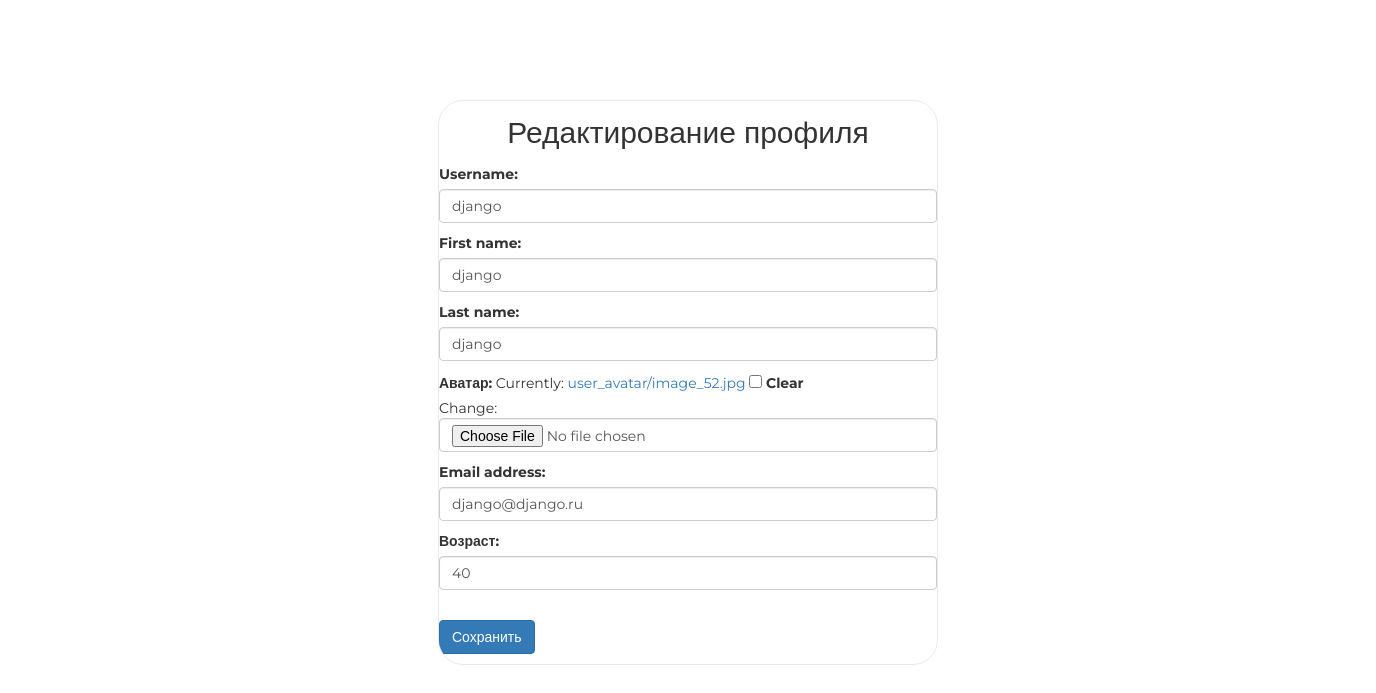
Screenshot of /auth/edit/ (signed in) with the database file from the repository.
### authapp/models.py (models this page shows, shortened)
class ShopUser(AbstractUser):
    avatar = models.ImageField(upload_to='user_avatar', blank=True, verbose_name='Аватар')
    age = models.PositiveSmallIntegerField(verbose_name='Возраст')
    activate_key = models.CharField(max_length=128, verbose_name='Ключ активации', blank=True, null=True)
    activate_key_expired = models.DateTimeField(blank=True, null=True)

### authapp/views.py (the view)
# urls.py: path('edit/', authapp.edit, name='edit'),
def edit(request):
    if request.method == 'POST':
        edit_form = ShopUserEditForm(request.POST, request.FILES, instance=request.user)
        if edit_form.is_valid():
            edit_form.save()
            return HttpResponseRedirect(reverse('auth:edit'))
    else:
        edit_form = ShopUserEditForm(instance=request.user)
    context = {
        'edit_form': edit_form
    }
    return render(request, 'authapp/edit.html', context)

### authapp/forms.py
class ShopUserEditForm(UserChangeForm):
    class Meta:
        model = ShopUser
        fields = ('username', 'first_name', 'last_name',  'avatar', 'email', 'age', 'password')
    def __init__(self, *args, **kwargs):
        super().__init__(*args, **kwargs)
        for field_name, field in self.fields.items():
            field.widget.attrs['class'] = 'form-control'
            field.help_text = ''
            if field_name == 'password':
                field.widget = forms.HiddenInput()

### mainapp/context_processors.py (called while the page is built)
def basket(request):
    basket_items = []
    if request.user.is_authenticated:
        basket_items = Basket.objects.filter(user=request.user)
    return {'basket': basket_items}  # всегда словарь возвращает

### authapp/templates/authapp/edit.html (shortened to what this page needs)
{% extends 'authapp/base.html' %}
{% load static %}
{% block name_page%}
Редактирование профиля
{% endblock %}
{% block content %}
    <form class="form-horizontal" action="{% url 'auth:edit' %}" method="post" enctype="multipart/form-data">
        {{ edit_form.as_p}}
        <br>
        <input class="btn btn-primary" type="submit" value="Сохранить">
    </form>
{% endblock %}

### static/css/style.css (style rules this page uses)
* { margin: 0; padding: 0; }
body { font-family: 'Montserrat', sans-serif; }
html, body { height: 100%; }
.login form { margin-bottom: 10px; }

### rows the page displays
ShopUser: username "django", first_name "django", last_name "django", email "django@django.ru", age "40"
